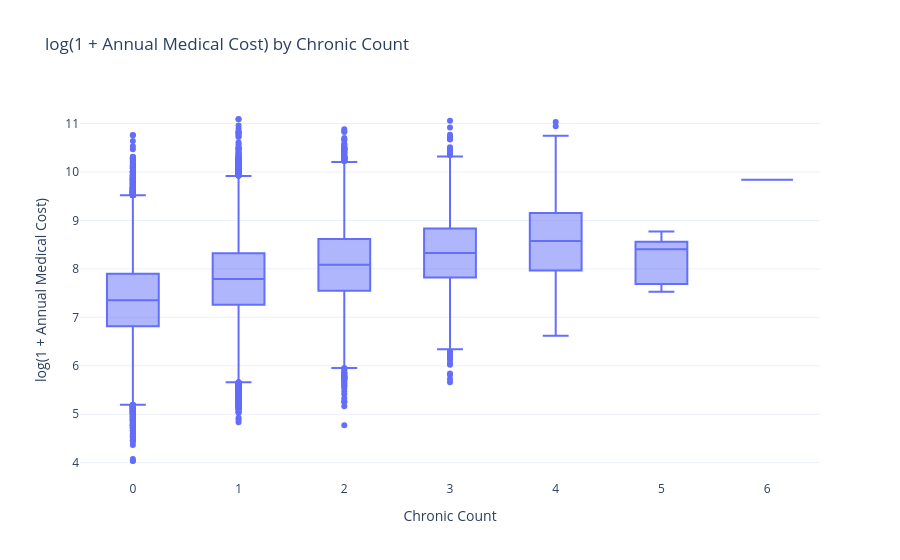

Notebook source saved alongside this figure:
### Code cell
fig = px.box(
    df,
    x="chronic_count",
    y=log_target,
    points="outliers",
    title="log(1 + Annual Medical Cost) by Chronic Count",
    template="plotly_white"
)

fig.update_layout(
    xaxis_title="Chronic Count",
    yaxis_title="log(1 + Annual Medical Cost)"
)

fig.show()

### Figure 1 — Plotly figure (JSON) as saved in the notebook; plotly's stock layout.template omitted (floating-point values rounded to 4 significant figures; data arrays with more than 128 entries replaced by an {"elided": "..."} marker saying what was removed)
{"data": [{"alignmentgroup": "True", "boxpoints": "outliers", "hovertemplate": "chronic_count=%{x}<br>log1p_annual_medical_cost=%{y}<extra></extra>", "legendgroup": "", "marker": {"color": "#636efa"}, "name": "", "notched": false, "offsetgroup": "", "orientation": "v", "showlegend": false, "x": {"elided": "100000 int values"}, "x0": " ", "xaxis": "x", "y": {"elided": "100000 float values"}, "y0": " ", "yaxis": "y", "type": "box"}], "layout": {"xaxis": {"anchor": "y", "domain": [0.0, 1.0], "title": {"text": "Chronic Count"}}, "yaxis": {"anchor": "x", "domain": [0.0, 1.0], "title": {"text": "log(1 + Annual Medical Cost)"}}, "legend": {"tracegroupgap": 0}, "title": {"text": "log(1 + Annual Medical Cost) by Chronic Count"}, "boxmode": "group"}}
